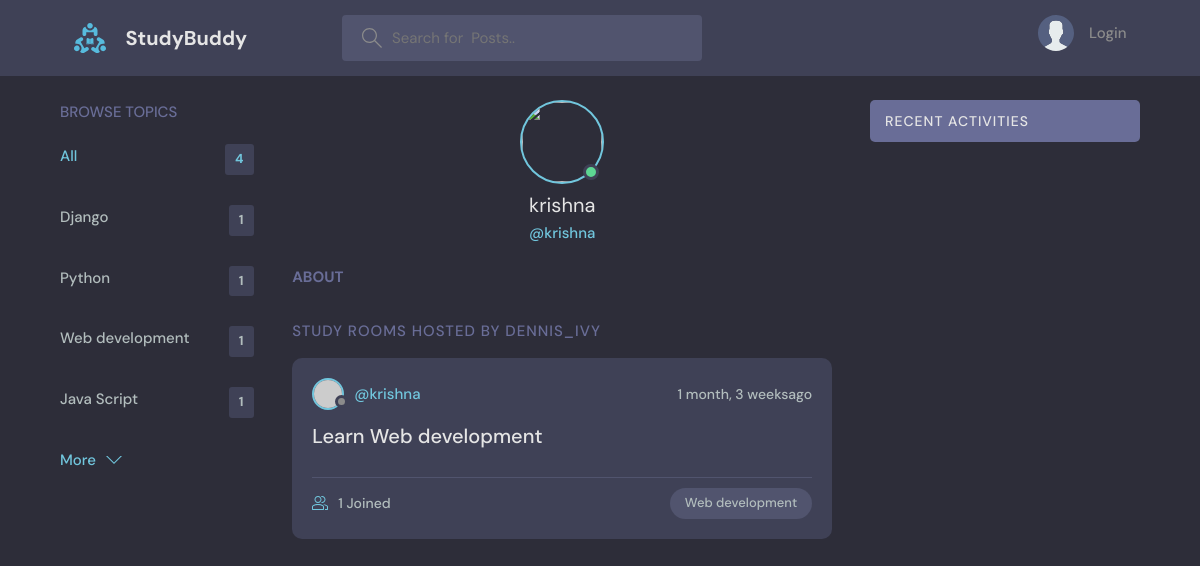
/profile/3, run on an earlier commit of the app's database.
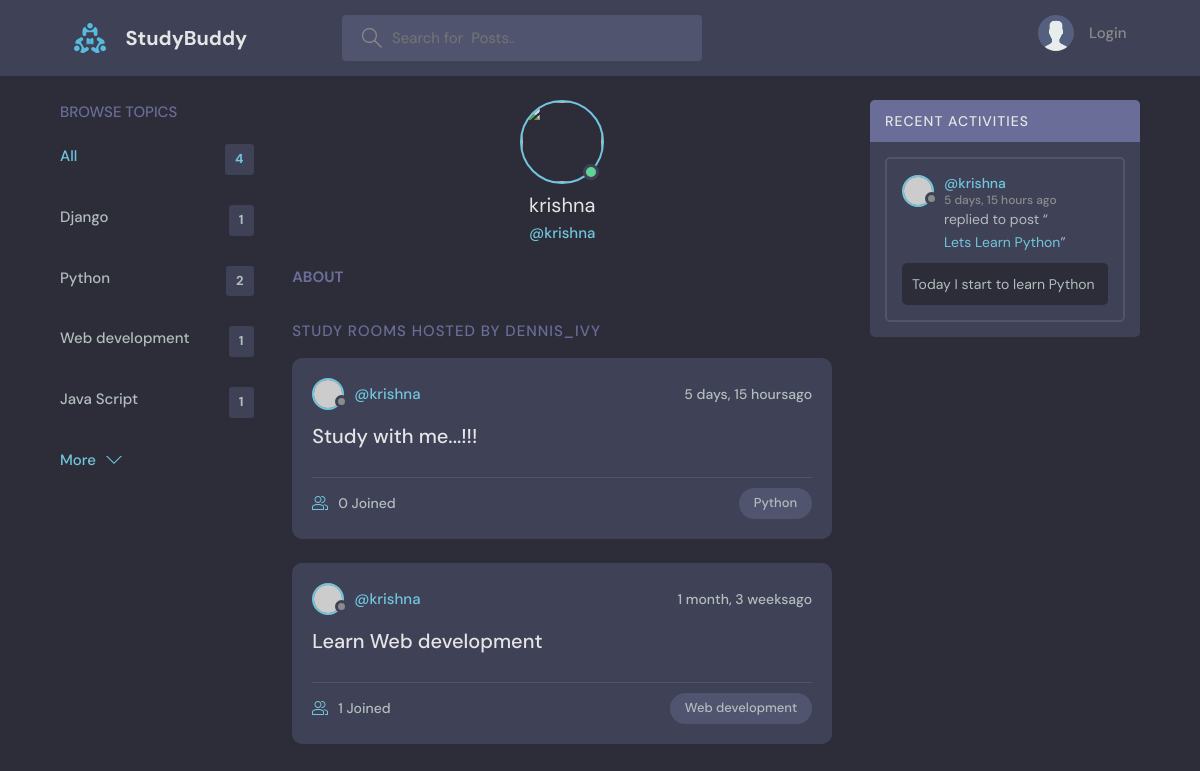
And on a later commit of the database.
### secondapp/models.py (models this page shows, shortened)
class Topic(models.Model):
    topic=models.CharField(max_length=201)

class Room(models.Model):
    host=models.ForeignKey(User,on_delete=models.SET_NULL,null=True)
    topic=models.ForeignKey(Topic,on_delete=models.SET_NULL,null=True)
    name=models.CharField(max_length=200)
    participants=models.ManyToManyField(User,related_name='participants',blank=True)
    description=models.TextField(null=True, blank=True)
    updated=models.DateTimeField(auto_now=True)#actively updated when submit
    created=models.DateTimeField(auto_now_add=True) #added once created
    class Meta:
        ordering=['-updated','-created']
    def __str__(self):
        return str(self.name)

class Messages(models.Model):
    user=models.ForeignKey(User,on_delete=models.CASCADE)
    room=models.ForeignKey(Room,on_delete=models.CASCADE)#on_Delete says that if the Room delete then all the child also deleted
    body=models.TextField()
    updated=models.DateTimeField(auto_now=True)#actively updated when submit
    created=models.DateTimeField(auto_now_add=True) #added once created
    class Meta:
        ordering=['-updated','-created']

### secondapp/views.py (the view)
# urls.py: path('profile/<str:pk>',views.userProfile,name="user-profile")
def userProfile(request,pk):
    user=User.objects.get(id=pk)
    rooms=user.room_set.all()
    topics=Topic.objects.all()
    room_messages=user.messages_set.all()
    context={'user':user,'rooms':rooms,'topics':topics,'room_messages':room_messages}
    return render(request,'secondapp/profile.html',context)

### secondapp/templates/secondapp/profile.html (shortened to what this page needs)
{% extends 'main.html' %}
{% block content %}
<main class="profile-page layout layout--3">
  <div class="container">
    {% include 'secondapp/topic_components.html' %}
    <div class="roomList">
      <div class="profile">
        <div class="profile__avatar">
          <div class="avatar avatar--large active">
            <img src="{{user.avatar.url}}" />
          </div>
        </div>
        <div class="profile__info">
          <h3>{{user.username}}</h3>
          <p>@{{user.username}}</p>
        </div>
        <div class="profile__about">
          <h3>About</h3>
        </div>
      </div>
      <div class="roomList__header">
        <div>
          <h2>Study Rooms Hosted by dennis_ivy</a>
          </h2>
        </div>
      </div>
      {% include 'secondapp/feed_components.html' %}
    </div>
    {% include 'secondapp/activity_components.html' %}
  </div>
</main>
{% endblock content %}

### templates/main.html (shortened to what this page needs)
<!DOCTYPE html>
{% load static %}
<html lang="en">
  <head>
    <link rel="stylesheet" href= "{% static 'styles/style.css' %}" />
  </head>
  <body>
    {% include "navbar.html" %}
    {% block content %}{% endblock  %}
  </body>
</html>

### templates/navbar.html (shortened to what this page needs)
{% load static %}
<header class="header header--loggedIn">
    <div class="container">
      <a href="{% url 'home' %}" class="header__logo">
        <img src="{% static 'images/logo.svg' %}" />
        <h1>StudyBuddy</h1>
      </a>
      <form class="header__search" method="GET" action="{% url 'home' %}">
        <label>
          <input name="q" placeholder="Search for  Posts.." />
        </label>
      </form>
      <nav class="header__menu">
      {% if request.user.is_authenticated %}
        <div class="header__user">
          <a href="profile.html">
            <div class="avatar avatar--medium active">
              <img src="https://randomuser.me/api/portraits/men/37.jpg" />
            </div>
            <p>{{request.user}}<span>@{{request.user.username}}</span></p>
          </a>
          <button class="dropdown-button">
            <svg version="1.1" xmlns="http://www.w3.org/2000/svg" width="32" height="32" viewBox="0 0 32 32">
              <title>chevron-down</title>
              <path d="M16 21l-13-13h-3l16 16 16-16h-3l-13 13z"></path>
            </svg>
          </button>
        </div>
        {% else %}
        <a href="{% url 'login' %}">
          <img src="{% static 'images/avatar.svg' %}" />
          <p>Login</p>
        </a>
        {% endif %}
      </nav>
    </div>
  </header>

### secondapp/templates/secondapp/topic_components.html
<div class="topics">
    <div class="topics__header">
      <h2>Browse Topics</h2>
    </div>
    <ul class="topics__list">
      <li>
        <a href="{% url 'home' %}" class="active">All <span>{{topics.count}}</span></a>
      </li>
      {% for topic in topics %}
      <li>
        <a href="{% url 'home' %}?q={{topic.topic}}">{{topic.topic}} <span>{{topic.room_set.all.count}}</span></a>
      </li>
      {% endfor %}
    </ul>
    <a class="btn btn--link" href="#">
      More
      <svg version="1.1" xmlns="http://www.w3.org/2000/svg" width="32" height="32" viewBox="0 0 32 32">
        <title>chevron-down</title>
        <path d="M16 21l-13-13h-3l16 16 16-16h-3l-13 13z"></path>
      </svg>
    </a>
  </div>

### secondapp/templates/secondapp/feed_components.html (shortened to what this page needs)
{% for name in rooms %}
<div class="roomListRoom">
    <div class="roomListRoom__header">
      <a href="{url 'user-profile' name.host.id%}" class="roomListRoom__author">
        <div class="avatar avatar--small">
          <img src="https://randomuser.me/api/portraits/women/11.jpg" />
        </div>
        <span>@{{name.host.username}}</span>
      </a>
      <div class="roomListRoom__actions">
        <span>{{name.created|timesince}}ago</span>
      </div>
    </div>
    <div class="roomListRoom__content">
      <a href="/room/{{name.id}}">{{name.name}}</a>
    </div>
    <div class="roomListRoom__meta">
      <a href="/room/{{name.id}}" class="roomListRoom__joined">
        {{name.participants.all.count}} Joined
      </a>
      <p class="roomListRoom__topic">{{name.topic.topic}}</p>
    </div>
  </div>
  {% endfor %}

### secondapp/templates/secondapp/activity_components.html (shortened to what this page needs)
<div class="activities">
    <div class="activities__header">
      <h2>Recent Activities</h2>
    </div>
    {% for message in room_messages %}
    <div class="activities__box">
      <div class="activities__boxHeader roomListRoom__header">
        <a href="{% url 'user-profile' message.user.id %}" class="roomListRoom__author">
          <div class="avatar avatar--small">
            <img src="https://randomuser.me/api/portraits/women/11.jpg" />
          </div>
          <p>
            @{{message.user}}
            <span>{{message.created|timesince}} ago</span>
          </p>
        </a>
      </div>
      <div class="activities__boxContent">
        <p>replied to post “<a href="{% url 'room' message.room.id %}">{{message.room}}</a>”</p>
        <div class="activities__boxRoomContent">
          {{message.body}}
        </div>
      </div>
    </div>
    {% endfor %}
</div>

What changed in the data, as far as the page shows it:
computed for Topic "Python": room_set.all.count "1" → "2"
added Room: host.username "krishna", created "5 days, 15 hours", name "Study with me...!!!", participants.all.count "0", topic.topic "Python"
added Messages: user "krishna", created "5 days, 15 hours", room "Lets Learn Python", body "Today I start to learn Python"
